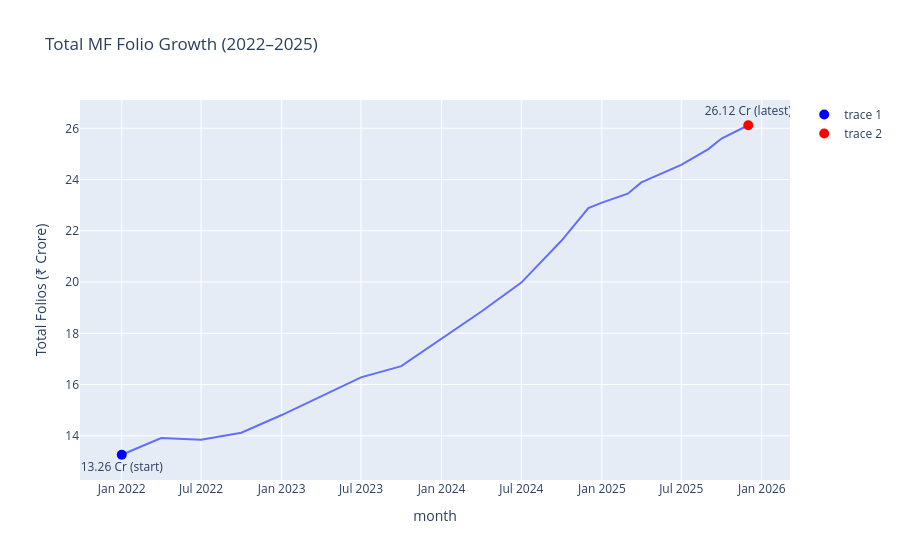

Notebook source saved alongside this figure:
### Code cell
folio["month"] = pd.to_datetime(folio["month"])
folio = folio.sort_values("month")
fig7 = px.line(folio, x="month", y="total_folios_crore",
               title="Total MF Folio Growth (2022–2025)")
fig7.add_scatter(x=[folio["month"].min()], y=[folio["total_folios_crore"].min()],
                  mode="markers+text", text=[f"{folio['total_folios_crore'].min():.2f} Cr (start)"],
                  textposition="bottom center", marker=dict(size=10, color="blue"))

fig7.add_scatter(x=[folio["month"].max()], y=[folio["total_folios_crore"].max()],
                  mode="markers+text", text=[f"{folio['total_folios_crore'].max():.2f} Cr (latest)"],
                  textposition="top center", marker=dict(size=10, color="red"))

fig7.update_layout(yaxis_title="Total Folios (₹ Crore)")
fig7.show()
plt.savefig(REPORTS_DIR/"07_folio_growth.png", dpi=150)

### Figure 1 — Plotly figure (JSON) as saved in the notebook; plotly's stock layout.template omitted (floating-point values rounded to 4 significant figures)
{"data": [{"hovertemplate": "month=%{x}<br>total_folios_crore=%{y}<extra></extra>", "legendgroup": "", "line": {"color": "#636efa", "dash": "solid"}, "marker": {"symbol": "circle"}, "mode": "lines", "name": "", "orientation": "v", "showlegend": false, "type": "scatter", "x": ["2022-01-01T00:00:00.000000", "2022-04-01T00:00:00.000000", "2022-07-01T00:00:00.000000", "2022-10-01T00:00:00.000000", "2023-01-01T00:00:00.000000", "2023-04-01T00:00:00.000000", "2023-07-01T00:00:00.000000", "2023-10-01T00:00:00.000000", "2024-01-01T00:00:00.000000", "2024-04-01T00:00:00.000000", "2024-07-01T00:00:00.000000", "2024-10-01T00:00:00.000000", "2024-12-01T00:00:00.000000", "2025-01-01T00:00:00.000000", "2025-03-01T00:00:00.000000", "2025-04-01T00:00:00.000000", "2025-07-01T00:00:00.000000", "2025-08-01T00:00:00.000000", "2025-09-01T00:00:00.000000", "2025-10-01T00:00:00.000000", "2025-12-01T00:00:00.000000"], "xaxis": "x", "y": [13.26, 13.91, 13.85, 14.12, 14.81, 15.54, 16.28, 16.72, 17.78, 18.85, 19.98, 21.62, 22.89, 23.1, 23.45, 23.89, 24.57, 24.89, 25.19, 25.6, 26.12], "yaxis": "y"}, {"marker": {"color": "blue", "size": 10}, "mode": "markers+text", "text": ["13.26 Cr (start)"], "textposition": "bottom center", "type": "scatter", "x": ["2022-01-01T00:00:00"], "y": [13.26]}, {"marker": {"color": "red", "size": 10}, "mode": "markers+text", "text": ["26.12 Cr (latest)"], "textposition": "top center", "type": "scatter", "x": ["2025-12-01T00:00:00"], "y": [26.12]}], "layout": {"legend": {"tracegroupgap": 0}, "title": {"text": "Total MF Folio Growth (2022–2025)"}, "xaxis": {"anchor": "y", "domain": [0, 1], "title": {"text": "month"}}, "yaxis": {"anchor": "x", "domain": [0, 1], "title": {"text": "Total Folios (₹ Crore)"}}}}
